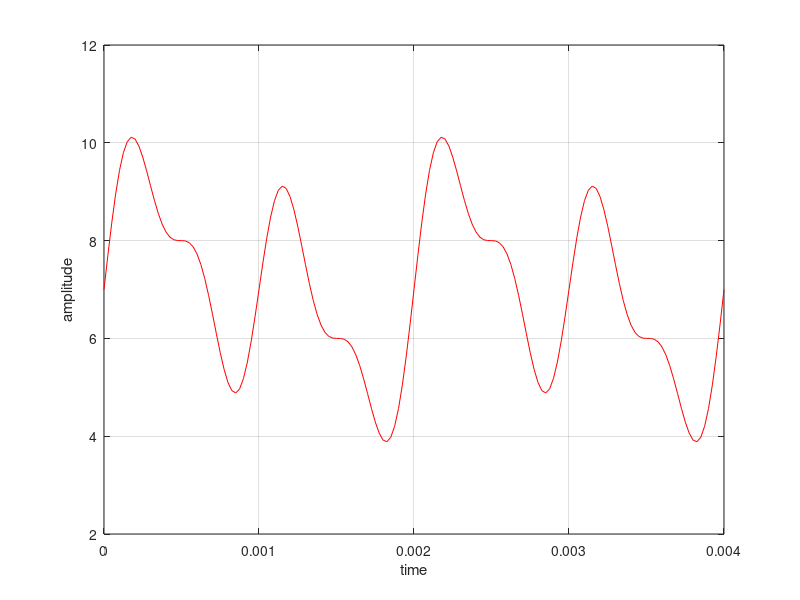
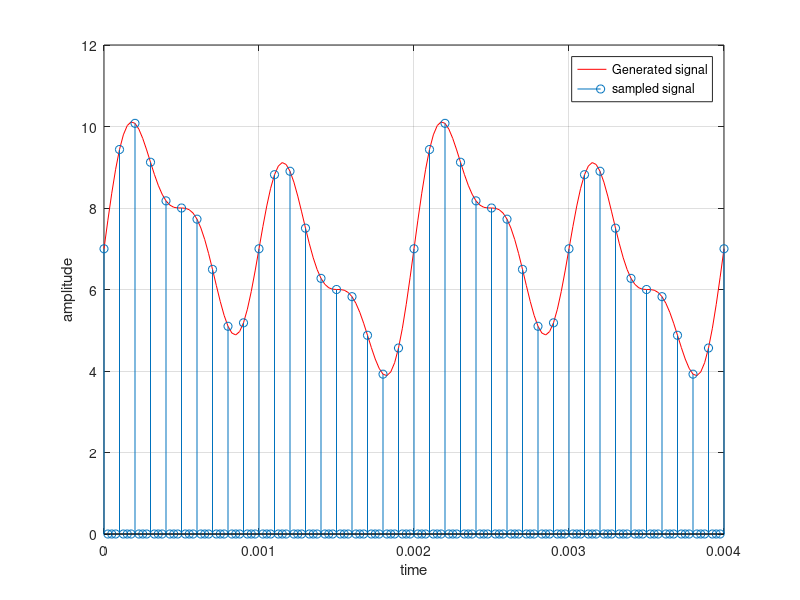
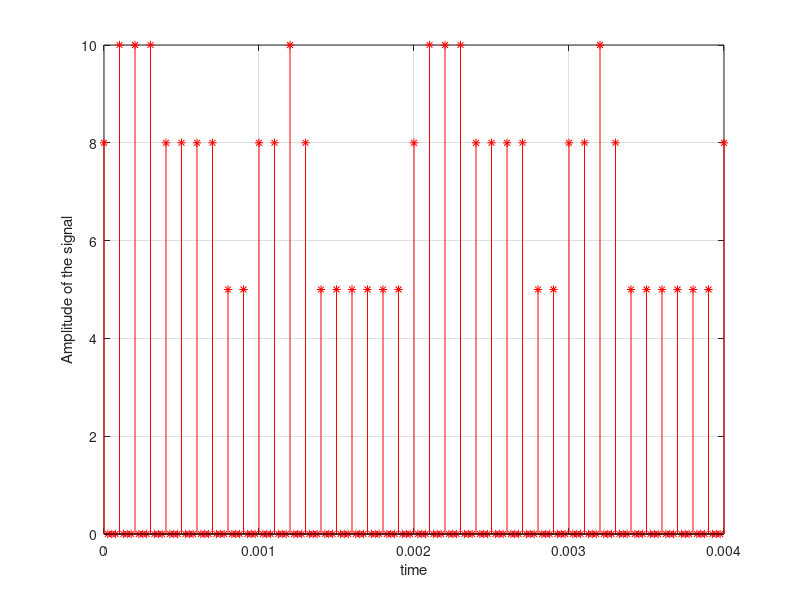
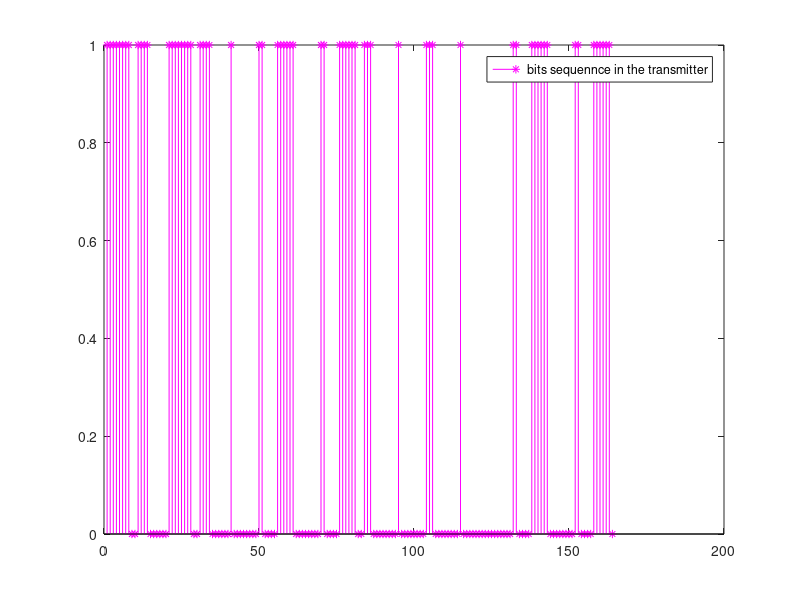

MATLAB code to generate these figures, in order:
% end to end communication model
clc
clear all
close all
%%signal generation
fm=1000; %modulating frequency
harm=[1 0.5 2 1];
amp=[1 2 3 1];
max_freq=max(fm*harm);
system_freq=20*max_freq;
system_sampling_rate=1/system_freq;
min_freq=min(fm*harm);
range=2/min_freq;
t=0:system_sampling_rate:range;

%generate the signal
msg=zeros(size(t));
for k=1:length(harm)
    msg=msg+amp(k)+sin(2*pi*harm(k)*fm*t);
end
figure(1);
plot(t,msg,"r");
grid on;
xlabel("time");
ylabel("amplitude");

%sampling 
n_sample=5;
fs=n_sample*max_freq;
msample=zeros(size(t));
b=1:system_freq/fs:length(t)
msample(1:system_freq/fs:length(t))=msg(1:system_freq/fs:length(t));
figure(2);
plot(t,msg,"r");
hold on
stem(t,msample)
legend("Generated signal", "sampled signal")
grid on
xlabel("time");
ylabel("amplitude");

%%quantization

no_of_levels=4;
quantile=(max(msample)-min(msample))/no_of_levels;
code=min(msample):quantile:max(msample)
mq=zeros(size(msample));
for k=1:length(code) %%For each quantization step
    values=msample>(code(k)-quantile/2) & msample<(code(k)+quantile/2)
    mq(values)=round(code(k)) %%For true values, it is lessen 
end
%%clear values
figure(3)
stem(t,mq,"r*");
grid on 
xlabel("time")
ylabel("Amplitude of the signal")

%%Encoding

mq1=mq-min(mq)
bits=de2bi(mq1(1:system_freq/(fs):length(mq)),4, "left-msb")
bits=bits(:); %% for linear alignment 

figure(4)
stem(bits,"*m");
hold on
legend("bits sequennce in the transmitter");

%%pass band modulation

fc=1e6; %1Mhz frequency
nsamp=10;
ncyn=2;
tb=0:1/(fc*nsamp):ncyn/fc; %1-bit is transmit in 2us as bit interval containing [0:0.1us:2us]-each bit interval can contain samples whose sample interval is 0.1us  
t_tran=0:1/(fc*nsamp): (ncyn*length(bits))/fc+(length(bits)-1)/(fc*nsamp); %size of the signal
mod_sig=zeros(size(t_tran));
l=1;
for k=1:length(tb):length(mod_sig)
    if (bits(l)==1)
        mod_sig(k:k+length(tb)-1)=cos(2*pi*fc*tb)
    else (bits(l)==1)
        mod_sig(k:k+length(tb)-1)=-cos(2*pi*fc*tb)
    end
    l=l+1
end

%%AWGN Channel
tran_signal=awgn(mod_sig,10);
figure(5)
plot(t_tran,mod_sig,".-b",t_tran,tran_signal,'r')
axis([0 3*ncyn/fc -2 2])
title("Transmitted and noies added recieved signal")
legend('transmittted ','recieved signal')
xlabel("time")
ylabel("amplitude")
grid on;

%% Recieved filter

f_freq=-(fc*nsamp)/2:(fc*nsamp)/length(t_tran):(fc*nsamp)/2 -(fc*nsamp)/length(t_tran)
f_tran=fft(tran_signal)
figure(7)
plot(f_freq,fftshift(f_tran),f_freq,fftshift(mod_sig))
xlabel("frequency")
ylabel("signal amplitude")
legend("modulated signal","recieved Signal") %%The signal is not filtered yet (f_tran=received signal mod_sig=transmitted signal), The recieved is low strength,,)
r_rece=zeros(size(f_tran))
fir=(f_freq<-3*fc | f_freq>3*fc)
f_rece(fir)=f_tran(fir);
f_rece(~fir)=0.5*f_tran(~fir);
t_rec=ifft(f_rece)

figure(8)

plot(t_tran,t_rec); %Filtered signal 
hold on
plot(t_tran,tran_signal); %After noise added
hold on
plot(t_tran,mod_sig); %Before noise added
% grid on;
xlabel("time");
ylabel("amplitude");
legend('Filtered signal in time domain','recieved signal in time domain','transmittted signal in time domin ')

% Demodultion & decoding  %% Correlate the prexsisting signal(+90-symbol 1) with the recieved signal
% if the correlation is greater than 0.5 then it is decoded recieved
% signal is 1 ,if it is not recieved symbol is 0

% Decoded bits are converted into equivalent integer voltages and using
% interpolation we could recover signal trans signal==recivered signal

dec_data=zeros(size(bits))
l=1;
for k=1:length(tb);length(t_tran)
a=corrcoef(cos(2*pi*fc*tb), t_rec(k:k+length(tb)-1))
b=mean(a);
    if (b>0.5) 
        dec_data(l)=1;
    else
        dec_data(l)=0;
    end
    l=l+1;
end
figure(9)
stem(dec_data,"b");
hold on
stem(bits,"*m");
grid on;
xlabel("bit position");
ylabel("bit sequence in the reciever vs transmitted");
legend("receieved", "transmitted")


% Decoding (converting binary to decimal)
dec_data=reshape(dec_data,4,length(dec_data)/4)';
mq_rece=zeros(size(mq));
mq_rece(1:system_freq/fs:length(mq))= bi2de(dec_data,"left-msb")'+min(mq);

%%signal reconstruction
f_freq=-1/(2*system_sampling_rate):1/(system_sampling_rate*length(t)):1/(2*system_sampling_rate)-1/(system_sampling_rate*length(t));
f_rece=fft(mq_rece);
f_out=zeros(size(f_rece));
figure(10);
plot(f_freq,fftshift(f_rece),f_freq,fftshift(fft(msg)));
grid on
xlabel("frequency");
ylabel("FTF msg and FFT recieved signal");
legend("Bit sequence in rec", "Bit sequence in Tx");

f_out(f_freq<-17000|f_freq>17000)=f_rece(f_freq<-17000|f_freq>17000);
gain=4;
out=ifft(f_out);
amplified_out=out*gain;
figure(11);
plot(t,amplified_out,t,msg);
grid on;
xlabel("time");
ylabel("recieved_signal vs transmitted_signal" );
legend("Rx signal","Trans_signal");















 




